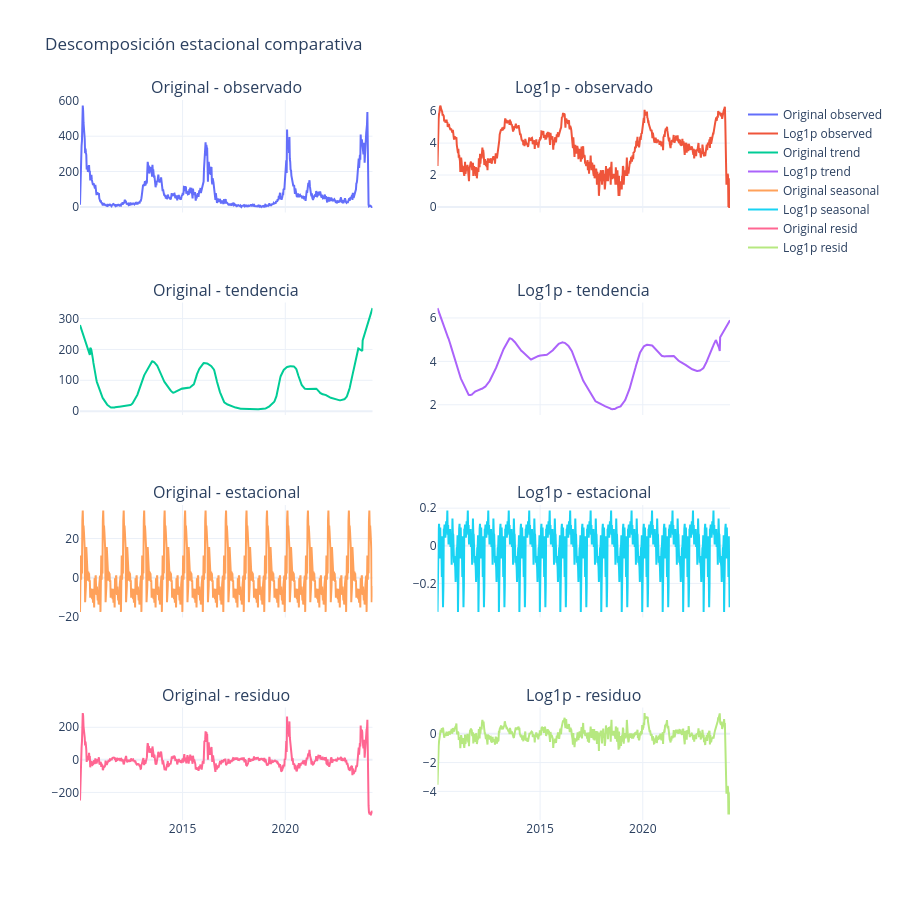

The cell this chart's notebook holds for it:
### Markdown cell above
### Conclusión de la sección 6
La descomposición muestra que la tendencia explica más estructura que la estacionalidad anual: la fuerza de tendencia es 0.5384 en escala original y 0.6746 en `log1p`, mientras que la fuerza estacional es baja, cercana a 0.03. Esto significa que los cambios de nivel entre brotes y periodos tranquilos dominan la serie. La transformación `log1p` reduce el impacto de picos extremos y ofrece una lectura más estable para modelar conteos con ceros.

### Code cell
# Visualización comparativa de componentes
fig = make_subplots(rows=4, cols=2, shared_xaxes=True,
                    subplot_titles=(
                        'Original - observado', 'Log1p - observado',
                        'Original - tendencia', 'Log1p - tendencia',
                        'Original - estacional', 'Log1p - estacional',
                        'Original - residuo', 'Log1p - residuo'
                    ))

components = [('observed','observed'), ('trend','trend'), ('seasonal','seasonal'), ('resid','resid')]
for r, (attr, label) in enumerate(components, start=1):
    fig.add_trace(go.Scatter(x=serie.index, y=getattr(decomp_original, attr), name=f'Original {label}'), row=r, col=1)
    fig.add_trace(go.Scatter(x=serie.index, y=getattr(decomp_log, attr), name=f'Log1p {label}'), row=r, col=2)
fig.update_layout(height=900, template='plotly_white', title='Descomposición estacional comparativa')
fig.show()

### Figure 1 — Plotly figure (JSON) as saved in the notebook; plotly's stock layout.template omitted (floating-point values rounded to 4 significant figures; data arrays with more than 128 entries replaced by an {"elided": "..."} marker saying what was removed)
{"data": [{"name": "Original observed", "type": "scatter", "x": {"elided": "744 str values"}, "xaxis": "x", "y": {"elided": "744 float values"}, "yaxis": "y"}, {"name": "Log1p observed", "type": "scatter", "x": {"elided": "744 str values"}, "xaxis": "x2", "y": {"elided": "744 float values"}, "yaxis": "y2"}, {"name": "Original trend", "type": "scatter", "x": {"elided": "744 str values"}, "xaxis": "x3", "y": {"elided": "744 float values"}, "yaxis": "y3"}, {"name": "Log1p trend", "type": "scatter", "x": {"elided": "744 str values"}, "xaxis": "x4", "y": {"elided": "744 float values"}, "yaxis": "y4"}, {"name": "Original seasonal", "type": "scatter", "x": {"elided": "744 str values"}, "xaxis": "x5", "y": {"elided": "744 float values"}, "yaxis": "y5"}, {"name": "Log1p seasonal", "type": "scatter", "x": {"elided": "744 str values"}, "xaxis": "x6", "y": {"elided": "744 float values"}, "yaxis": "y6"}, {"name": "Original resid", "type": "scatter", "x": {"elided": "744 str values"}, "xaxis": "x7", "y": {"elided": "744 float values"}, "yaxis": "y7"}, {"name": "Log1p resid", "type": "scatter", "x": {"elided": "744 str values"}, "xaxis": "x8", "y": {"elided": "744 float values"}, "yaxis": "y8"}], "layout": {"annotations": [{"font": {"size": 16}, "showarrow": false, "text": "Original - observado", "x": 0.225, "xanchor": "center", "xref": "paper", "y": 1, "yanchor": "bottom", "yref": "paper"}, {"font": {"size": 16}, "showarrow": false, "text": "Log1p - observado", "x": 0.775, "xanchor": "center", "xref": "paper", "y": 1, "yanchor": "bottom", "yref": "paper"}, {"font": {"size": 16}, "showarrow": false, "text": "Original - tendencia", "x": 0.225, "xanchor": "center", "xref": "paper", "y": 0.7188, "yanchor": "bottom", "yref": "paper"}, {"font": {"size": 16}, "showarrow": false, "text": "Log1p - tendencia", "x": 0.775, "xanchor": "center", "xref": "paper", "y": 0.7188, "yanchor": "bottom", "yref": "paper"}, {"font": {"size": 16}, "showarrow": false, "text": "Original - estacional", "x": 0.225, "xanchor": "center", "xref": "paper", "y": 0.4375, "yanchor": "bottom", "yref": "paper"}, {"font": {"size": 16}, "showarrow": false, "text": "Log1p - estacional", "x": 0.775, "xanchor": "center", "xref": "paper", "y": 0.4375, "yanchor": "bottom", "yref": "paper"}, {"font": {"size": 16}, "showarrow": false, "text": "Original - residuo", "x": 0.225, "xanchor": "center", "xref": "paper", "y": 0.1562, "yanchor": "bottom", "yref": "paper"}, {"font": {"size": 16}, "showarrow": false, "text": "Log1p - residuo", "x": 0.775, "xanchor": "center", "xref": "paper", "y": 0.1562, "yanchor": "bottom", "yref": "paper"}], "height": 900, "title": {"text": "Descomposición estacional comparativa"}, "xaxis": {"anchor": "y", "domain": [0, 0.45], "matches": "x7", "showticklabels": false}, "xaxis2": {"anchor": "y2", "domain": [0.55, 1], "matches": "x8", "showticklabels": false}, "xaxis3": {"anchor": "y3", "domain": [0, 0.45], "matches": "x7", "showticklabels": false}, "xaxis4": {"anchor": "y4", "domain": [0.55, 1], "matches": "x8", "showticklabels": false}, "xaxis5": {"anchor": "y5", "domain": [0, 0.45], "matches": "x7", "showticklabels": false}, "xaxis6": {"anchor": "y6", "domain": [0.55, 1], "matches": "x8", "showticklabels": false}, "xaxis7": {"anchor": "y7", "domain": [0, 0.45]}, "xaxis8": {"anchor": "y8", "domain": [0.55, 1]}, "yaxis": {"anchor": "x", "domain": [0.8438, 1]}, "yaxis2": {"anchor": "x2", "domain": [0.8438, 1]}, "yaxis3": {"anchor": "x3", "domain": [0.5625, 0.7188]}, "yaxis4": {"anchor": "x4", "domain": [0.5625, 0.7188]}, "yaxis5": {"anchor": "x5", "domain": [0.2812, 0.4375]}, "yaxis6": {"anchor": "x6", "domain": [0.2812, 0.4375]}, "yaxis7": {"anchor": "x7", "domain": [0, 0.1562]}, "yaxis8": {"anchor": "x8", "domain": [0, 0.1562]}}}
